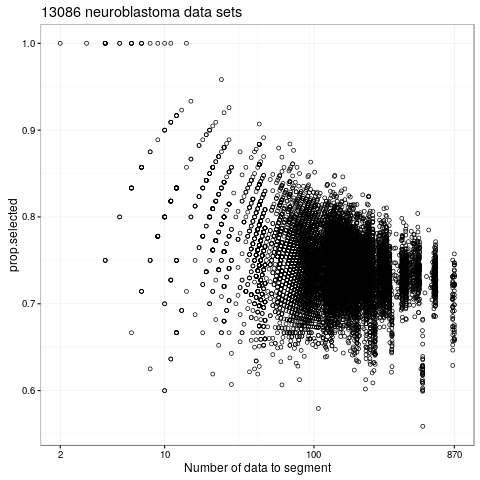

Here is the R script that generated this plot:
data("neuroblastoma", package="neuroblastoma")
library(data.table)
library(animint2)

nb.dt <- data.table(neuroblastoma$profiles)
loss.small <- readRDS("loss.small.rds")

prop.dt <- loss.small[, {
  n.selected <- sum(selected=="yes")
  data.table(
    n.selected,
    max.loss=max(loss),
    prop.selected=n.selected/.N,
    models=.N)
}, by=list(profile.id, chromosome)]

set.seed(100)
(some.props <- prop.dt[
  sample(1:.N, 10)][, .SD[1], by=list(models, prop.selected)])
ggplot()+
  scale_x_log10(
    "Number of data to segment",
    breaks=c(range(some.props$models), 10, 100))+
  geom_point(aes(
    models, prop.selected),
    shape=21,
    data=some.props)

some.loss <- loss.small[some.props, on=list(profile.id, chromosome)]
some.nb <- nb.dt[some.props, on=list(profile.id, chromosome)]
some.segs <- some.nb[, {
  fit <- jointseg::Fpsn(logratio, .N)
  seg.list <- list()
  for(model.i in 1:.N){
    end.vec <- fit$t.est[model.i, 1:model.i]
    start.vec <- c(1, end.vec[-model.i]+1)
    for(seg.i in 1:model.i){
      start <- start.vec[[seg.i]]
      end <- end.vec[[seg.i]]
      seg.list[[paste(model.i, seg.i)]] <- data.table(
        start,
        end,
        changes=model.i-1,
        segStart=position[start],
        segEnd=position[end],
        mean=mean(logratio[start:end]))
    }
  }
  do.call(rbind, seg.list)
}, by=list(profile.id, chromosome)]
some.breaks <- some.segs[0 < changes, list(
  megabases=(segStart[-1]+segEnd[-.N])/2e6
), by=list(profile.id, chromosome, changes)]
some.selection <- some.loss[selected=="yes", {
  penaltyLearning::modelSelection(.SD, complexity="changes")
}, by=list(profile.id, chromosome)]
some.loss[, mean.loss := loss/models]
some.stats <- some.loss[, list(
  min=min(mean.loss),
  max=max(mean.loss)
), by=list(profile.id, chromosome)]
range(some.stats$max)#better

some.loss[, pid.chr := paste0(profile.id, ".", chromosome)]
some.loss[, penalty := 0]
some.props[, pid.chr := paste0(profile.id, ".", chromosome)]
some.selection[, pid.chr := paste0(profile.id, ".", chromosome)]
some.segs[, pid.chr := paste0(profile.id, ".", chromosome)]
some.selection[, cost.at.min.lambda := min.lambda*changes+loss]
viz <- animint(
  title="Changepoint model selection",
  selected=ggplot()+
    theme_bw()+
    ggtitle("Click to select a data set")+
    scale_x_log10(
      "Number of data to segment",
      breaks=c(range(some.props$models), 10, 100))+
    ylab("Proportion of models selected by linear penalty")+
    geom_point(aes(
      models, prop.selected),
      shape=21,
      size=4,
      clickSelects="pid.chr",
      alpha=0.7,
      data=data.frame(some.props)),
  data=ggplot()+
    geom_point(aes(
      position/1e6, logratio),
      showSelected="pid.chr",
      data=some.nb)+
    geom_segment(aes(
      segStart/1e6, mean,
      xend=segEnd/1e6, yend=mean),
      showSelected=c("pid.chr", "changes"),
      color="green",
      data=some.segs)+
    geom_vline(aes(
      xintercept=position/1e6),
      showSelected=c("pid.chr", "changes"),
      color="green",
      data=some.breaks),
  loss=ggplot()+
    ggtitle("Loss values for selected data set")+
    ylab("loss")+
    xlab("changes")+
    theme_bw()+
    theme_animint(update_axes=c("x", "y"))+
    scale_size_manual(values=c(yes=3, no=4))+
    geom_text(aes(
      models, max.loss, label=paste0(
        n.selected, "/", models,
        " models selected by linear penalty")),
      showSelected="pid.chr",
      hjust=1,
      data=some.props)+
    geom_point(aes(
      changes, loss, color=selected, size=selected),
      shape=21,
      fill=NA,
      showSelected="pid.chr",
      data=data.frame(some.loss))+
    geom_tallrect(aes(
      xmin=changes-0.5, xmax=changes+0.5),
      data=some.loss,
      alpha=0.5,
      clickSelects="changes"),
  lines=ggplot()+
    ggtitle("Cost functions for selected data set")+
    theme_bw()+
    theme_animint(update_axes=c("x", "y"))+
    geom_point(aes(
      penalty, loss, color=selected),
      fill=NA,
      size=4,
      showSelected="pid.chr",
      data=data.frame(some.loss))+
    geom_point(aes(
      min.lambda, cost.at.min.lambda),
      showSelected="pid.chr",
      fill=NA,
      data=data.frame(some.selection))+
    ylab("cost(penalty) = loss + penalty*changes")+
    geom_abline(aes(
      slope=changes, intercept=loss, color=selected),
      size=1,
      showSelected="pid.chr",
      chunk_vars="pid.chr",
      data=data.frame(some.loss))+
    geom_tallrect(aes(
      xmin=min.lambda, xmax=max.lambda),
      alpha=0.5,
      clickSelects="changes",
      data=some.selection)
)
animint2dir(viz, "figure-loss-small")
##animint2gist(viz)

gg <- ggplot()+
  ggtitle(paste0(
    nrow(prop.dt), " neuroblastoma data sets"))+
  theme_bw()+
  scale_x_log10(
    "Number of data to segment",
    breaks=c(range(prop.dt$models), 10, 100))+
  geom_point(aes(
    models, prop.selected),
    shape=21,
    data=prop.dt)
png("figure-loss-small.png")
print(gg)
dev.off()
